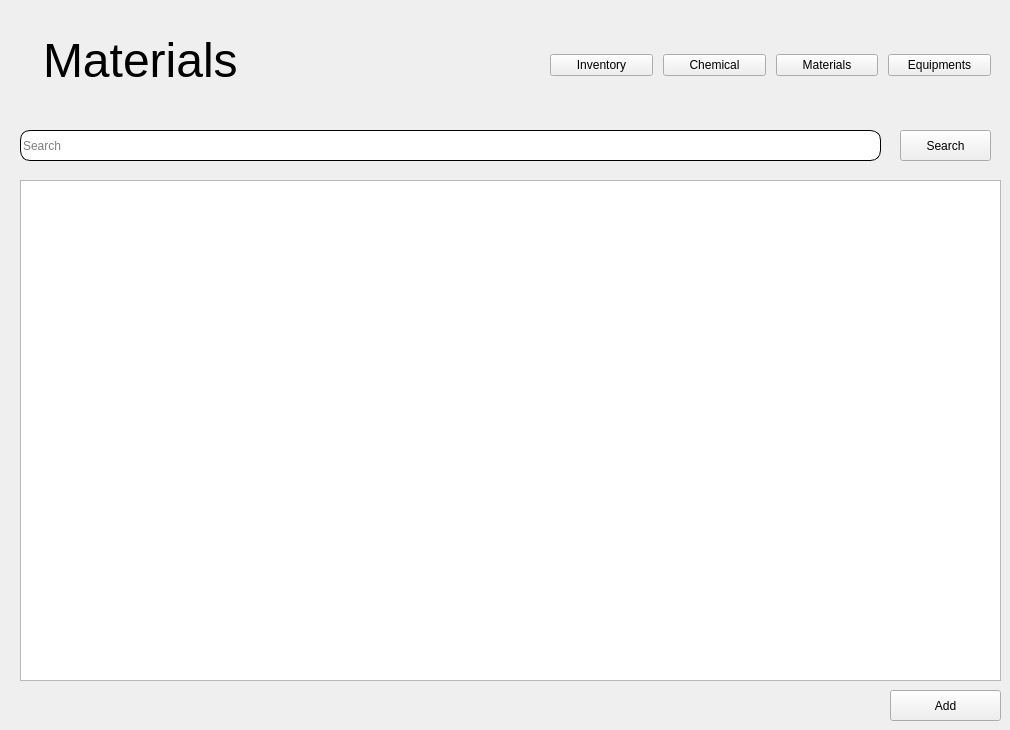
    <widget class="QWidget" name="materialsPage">
     <widget class="QLineEdit" name="materialsSearch">
      <property name="geometry">
       <rect>
        <x>20</x>
        <y>130</y>
        <width>861</width>
        <height>31</height>
       </rect>
      </property>
      <property name="styleSheet">
       <string notr="true">border: 1px solid black;
border-radius: 10px;
padding-right: 100px</string>
      </property>
      <property name="text">
       <string/>
      </property>
      <property name="frame">
       <bool>false</bool>
      </property>
      <property name="echoMode">
       <enum>QLineEdit::Normal</enum>
      </property>
      <property name="cursorPosition">
       <number>0</number>
      </property>
      <property name="placeholderText">
       <string>Search</string>
      </property>
     </widget>
     <widget class="QLabel" name="label_15">
      <property name="geometry">
       <rect>
        <x>40</x>
        <y>20</y>
        <width>251</width>
        <height>81</height>
       </rect>
      </property>
      <property name="lineWidth">
       <number>0</number>
      </property>
      <property name="text">
       <string>&lt;html&gt;&lt;head/&gt;&lt;body&gt;&lt;p&gt;&lt;span style=&quot; font-size:36pt;&quot;&gt;Materials&lt;/span&gt;&lt;/p&gt;&lt;/body&gt;&lt;/html&gt;</string>
      </property>
      <property name="scaledContents">
       <bool>false</bool>
      </property>
      <property name="indent">
       <number>3</number>
      </property>
     </widget>
     <widget class="QWidget" name="layoutWidget_4">
      <property name="geometry">
       <rect>
        <x>550</x>
        <y>40</y>
        <width>441</width>
        <height>51</height>
       </rect>
      </property>
      <layout class="QHBoxLayout" name="horizontalLayout_7">
       <property name="spacing">
        <number>10</number>
       </property>
       <property name="sizeConstraint">
        <enum>QLayout::SetDefaultConstraint</enum>
       </property>
       <item>
        <widget class="QPushButton" name="matinventoryBtn">
         <property name="text">
          <string>Inventory</string>
         </property>
        </widget>
       </item>
       <item>
        <widget class="QPushButton" name="matchemicalBtn">
         <property name="text">
          <string>Chemical</string>
         </property>
        </widget>
       </item>
       <item>
        <widget class="QPushButton" name="matmaterialsBtn">
         <property name="styleSheet">
          <string notr="true"/>
         </property>
         <property name="text">
          <string>Materials</string>
         </property>
        </widget>
       </item>
       <item>
        <widget class="QPushButton" name="matequipmentBtn">
         <property name="text">
          <string>Equipments</string>
         </property>
        </widget>
       </item>
      </layout>
     </widget>
     <widget class="QTableWidget" name="materialsTable">
      <property name="geometry">
       <rect>
        <x>20</x>
        <y>180</y>
        <width>981</width>
        <height>501</height>
       </rect>
      </property>
      <property name="lineWidth">
       <number>-1</number>
      </property>
     </widget>
     <widget class="QPushButton" name="materialsearchBtn">
      <property name="geometry">
       <rect>
        <x>900</x>
        <y>130</y>
        <width>91</width>
        <height>31</height>
       </rect>
      </property>
      <property name="text">
       <string>Search</string>
      </property>
      <property name="icon">
       <iconset resource="icons.qrc">
        <normaloff>:/newPrefix/165329.png</normaloff>:/newPrefix/165329.png</iconset>
      </property>
     </widget>
     <widget class="QPushButton" name="materialsAddBtn">
      <property name="geometry">
       <rect>
        <x>890</x>
        <y>690</y>
        <width>111</width>
        <height>31</height>
       </rect>
      </property>
      <property name="text">
       <string>Add</string>
      </property>
     </widget>
    </widget>
